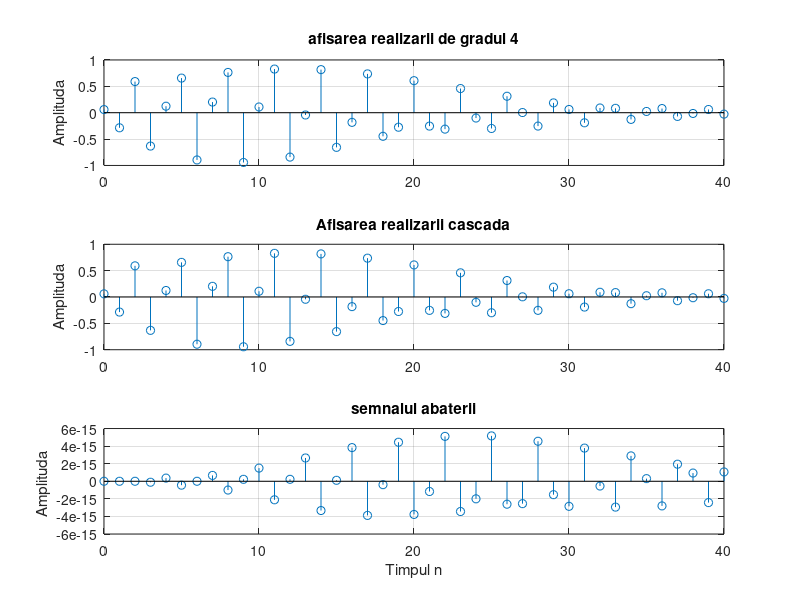

Write MATLAB code to recreate this figure.
% Programul P2_6
% Realizarea cascadelor
clf;
x=[1 zeros(1,40)]; % Generarea semnalului de intrare 
n=0:40;
% Coeficientii sistemului de gradul 4
den=[1 1.6 2.28 1.325 0.68];
num=[0.06 -0.19 0.27 -0.26 0.12];
% calcularea semnalului de ieasire a sistemului de gradul 4
y=filter(num,den,x);
% Coeficientii sistemelor de gradul 2
num1=[0.3 -0.2 0.4]; den1=[1 0.9 0.8];
num2=[0.2 -0.5 0.3]; den2=[1 0.7 0.85];
% Semnalul de iesire y1[n] a primei etape a cascadei
y1=filter(num1,den1,x);
% Semnalul de iesire y2[n] etapei a doua a cascadei
y2=filter(num2,den2,y1);
% abaterea dintre y[n] si y2[n]
d=y-y2;
% Graficele semnalelor de iesire si a abaterii
subplot(3,1,1);
stem(n,y);
ylabel('Amplituda');
title('afisarea realizarii de gradul 4'); grid;
subplot(3,1,2);
stem(n,y2);
ylabel('Amplituda');
title('Afisarea realizarii cascada'); grid;
subplot(3,1,3);
stem(n,d);
xlabel('Timpul n'); ylabel('Amplituda ');
title('semnalul abaterii'); grid;
